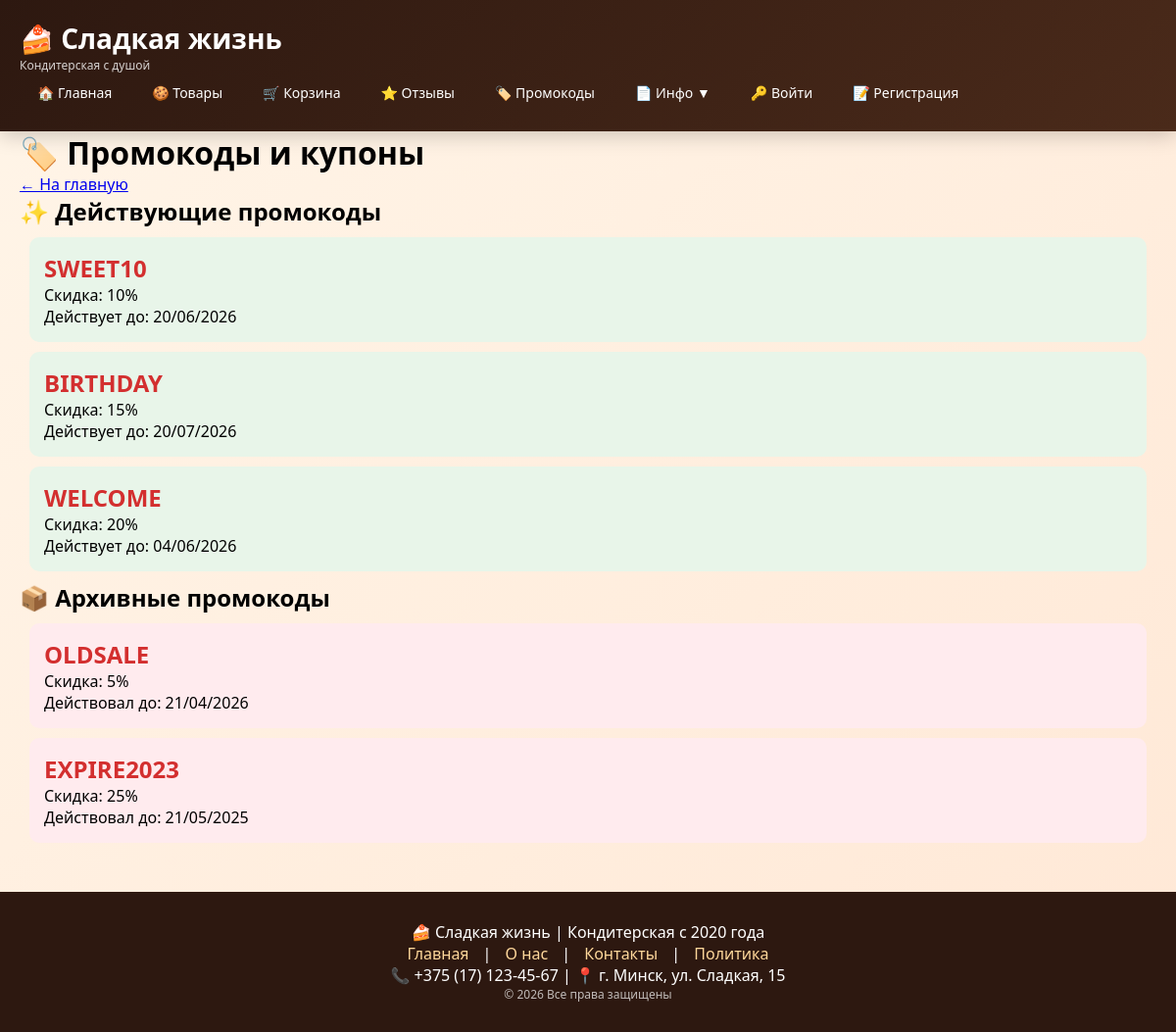
Page /promocodes/ on the committed database.
### shop/models.py (models this page shows, shortened)
class PromoCode(models.Model):
    code = models.CharField(max_length=50, unique=True)
    discount_percent = models.IntegerField(validators=[MinValueValidator(0), MaxValueValidator(100)])
    valid_from = models.DateTimeField()
    valid_to = models.DateTimeField()
    is_active = models.BooleanField(default=True)
    max_uses = models.IntegerField(default=1)
    used_count = models.IntegerField(default=0)

### shop/views.py (the view)
# urls.py: re_path(r'^promocodes/$', views.PromoCodeListView.as_view(), name='promocodes'),
class PromoCodeListView(ListView):
    model = PromoCode
    template_name = 'shop/promocodes.html'
    context_object_name = 'promocodes'
    def get_context_data(self, **kwargs):
        context = super().get_context_data(**kwargs)
        now = timezone.now()
        context['active_promocodes'] = PromoCode.objects.filter(
            is_active=True, valid_from__lte=now, valid_to__gte=now
        )
        context['expired_promocodes'] = PromoCode.objects.filter(
            Q(valid_to__lt=now) | Q(is_active=False)
        )
        return context
    def get_queryset(self):
        return PromoCode.objects.all()

### shop/templates/shop/promocodes.html (shortened to what this page needs)
{% extends 'shop/base.html' %}
{% block content %}
<h1>🏷️ Промокоды и купоны</h1>
<a href="{% url 'home' %}">← На главную</a>
<h2>✨ Действующие промокоды</h2>
{% for promo in active_promocodes %}
    <div class="promo">
        <div class="code">{{ promo.code }}</div>
        <p>Скидка: {{ promo.discount_percent }}%</p>
        <p>Действует до: {{ promo.valid_to|date:"d/m/Y" }}</p>
    </div>
{% empty %}
    <p>Нет действующих промокодов</p>
{% endfor %}
<h2>📦 Архивные промокоды</h2>
{% for promo in expired_promocodes %}
    <div class="promo expired">
        <div class="code">{{ promo.code }}</div>
        <p>Скидка: {{ promo.discount_percent }}%</p>
        <p>Действовал до: {{ promo.valid_to|date:"d/m/Y" }}</p>
    </div>
{% endfor %}
{% endblock %}

### shop/templates/shop/base.html (style rules this page uses)
* { margin: 0; padding: 0; box-sizing: border-box; }
body { font-family: 'Segoe UI', Tahoma, Geneva, Verdana, sans-serif; background: linear-gradient(135deg, #fff5e8 0%, #ffe8d6 100%); min-height: 100vh; }

### shop/templates/shop/promocodes.html (style rules this page uses)
.promo { background: #e8f5e9; padding: 15px; margin: 10px; border-radius: 10px; }
.expired { background: #ffebee; }
.code { font-size: 24px; font-weight: bold; color: #d32f2f; }

### rows in the picture
PromoCode: code "SWEET10", discount_percent "10", valid_to "20/06/2026"
PromoCode: code "BIRTHDAY", discount_percent "15", valid_to "20/07/2026"
PromoCode: code "WELCOME", discount_percent "20", valid_to "04/06/2026"
PromoCode: code "OLDSALE", discount_percent "5", valid_to "21/04/2026"
PromoCode: code "EXPIRE2023", discount_percent "25", valid_to "21/05/2025"
